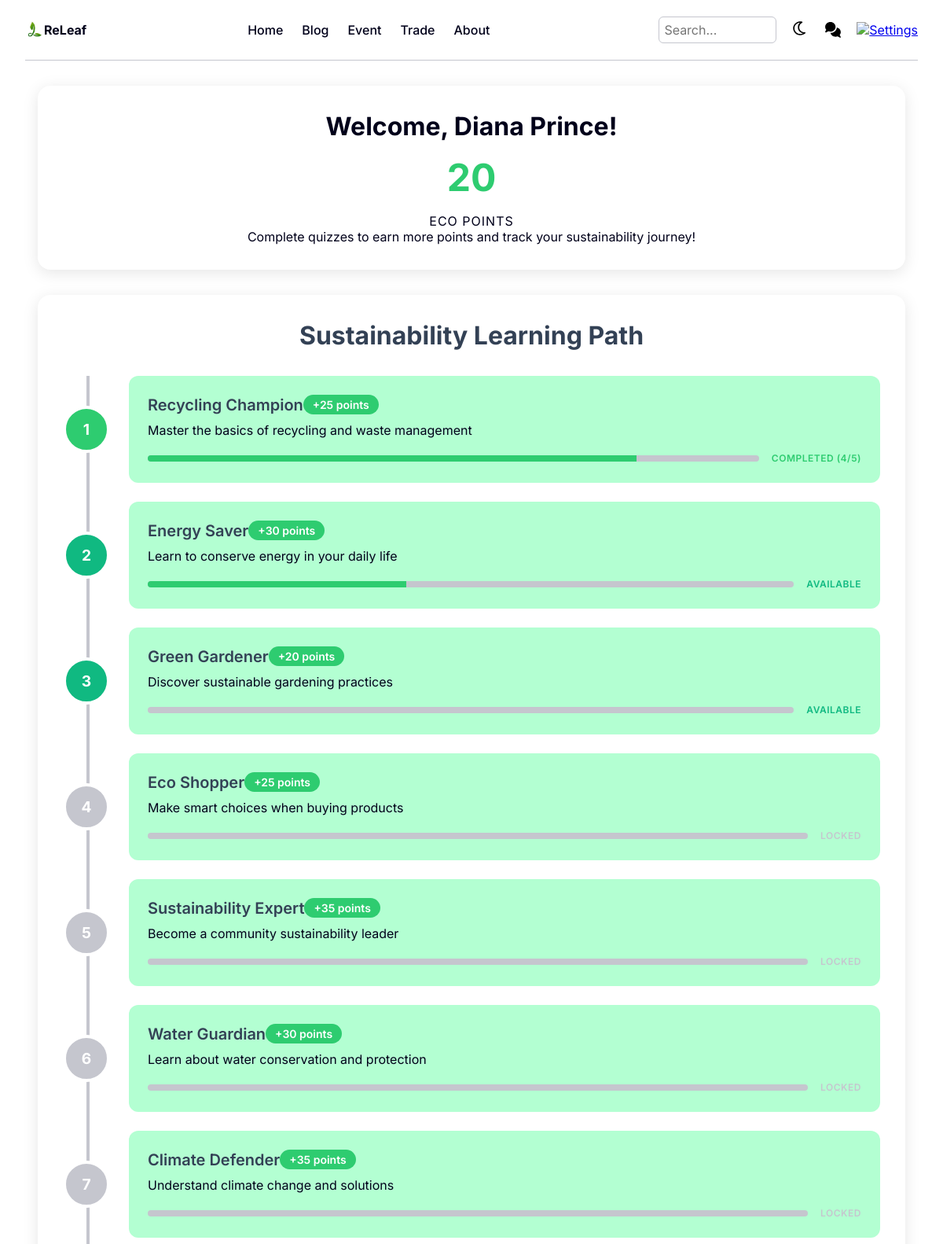
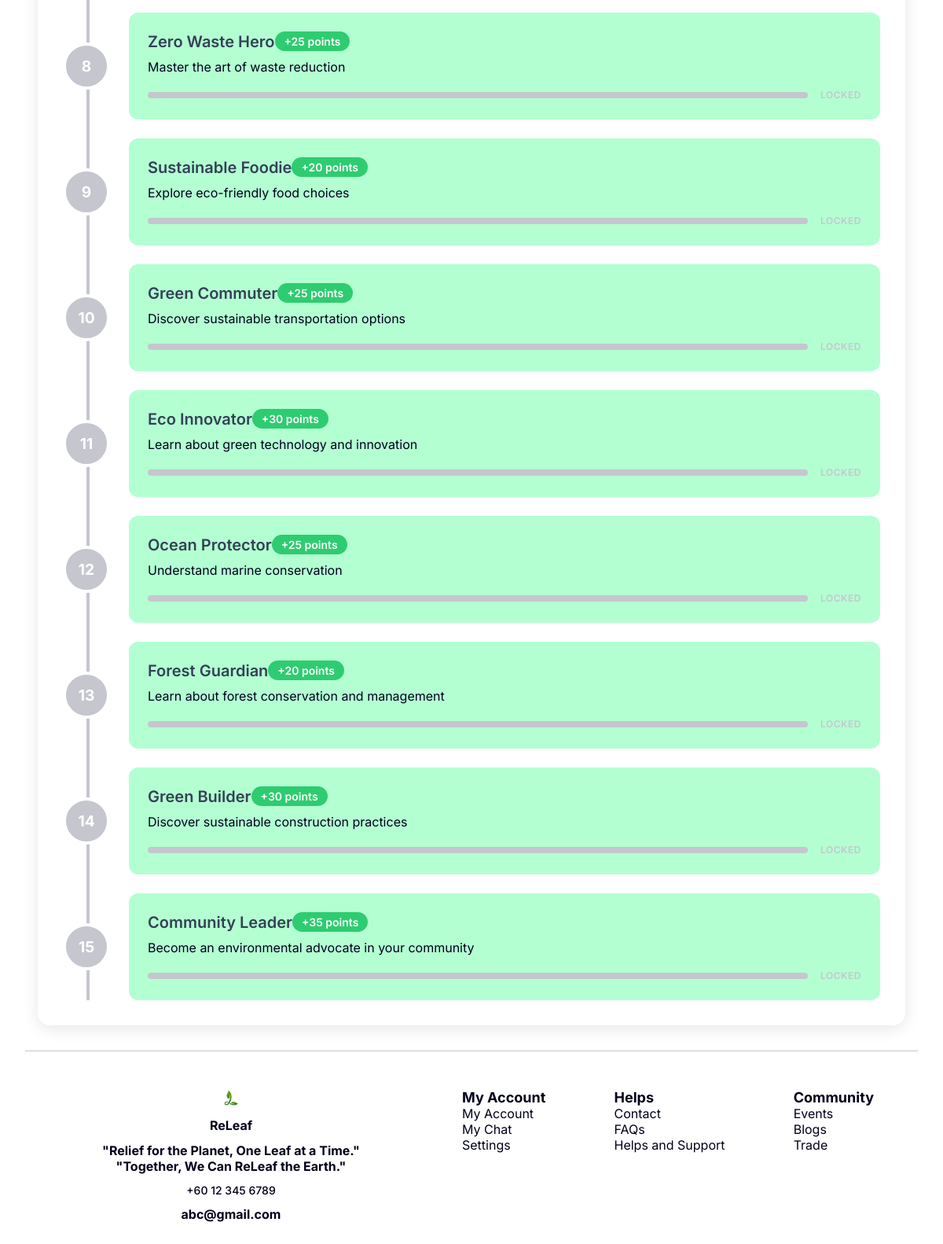
The page /pages/MemberPages/mQuiz.php (signed in) on the database its author committed (2 pictures, top to bottom).
### tables this page shows
CREATE TABLE `tblusers` (
  `userID` int(11) NOT NULL,
  `fullName` varchar(100) NOT NULL,
  `username` varchar(50) NOT NULL,
  `gender` enum('male','female','other','null') DEFAULT NULL,
  `email` varchar(100) NOT NULL,
  `password` varchar(60) NOT NULL,
  `bio` varchar(500) NOT NULL,
  `country` varchar(100) NOT NULL,
  `userType` enum('member','admin') NOT NULL,
  `point` int(50) UNSIGNED DEFAULT NULL,
  `tradesCompleted` int(11) DEFAULT 0,
  `lastLogin` datetime DEFAULT current_timestamp(),
  `createdAt` datetime DEFAULT current_timestamp()
);

CREATE TABLE `tblquiz_stages` (
  `stageID` int(11) NOT NULL,
  `stageName` varchar(100) NOT NULL,
  `stageOrder` int(11) NOT NULL,
  `description` text DEFAULT NULL,
  `points` int(11) DEFAULT 10,
  `unlocked` tinyint(1) DEFAULT 0
);

CREATE TABLE `tbluser_quiz_progress` (
  `progressID` int(11) NOT NULL,
  `userID` int(11) DEFAULT NULL,
  `stageID` int(11) DEFAULT NULL,
  `score` int(11) DEFAULT 0,
  `completed` tinyint(1) DEFAULT 0,
  `completedAt` timestamp NULL DEFAULT NULL
);

### pages/MemberPages/mQuiz.php (the view, shortened to what this page needs)
<?php
    include("../../php/sessionCheck.php");
    $userID = $_SESSION['userID'];
    $userQuery = "SELECT fullName, username, point FROM tblusers WHERE userID = '$userID'";
    $userResult = mysqli_query($connection, $userQuery);
    $userData = mysqli_fetch_assoc($userResult);
    $stagesQuery = "SELECT stageID, stageName, stageOrder, description, points FROM tblquiz_stages ORDER BY stageOrder";
    $stagesResult = mysqli_query($connection, $stagesQuery);
    $stages = [];
    while ($row = mysqli_fetch_assoc($stagesResult)) {
        $stages[] = $row;
    }
    $progressQuery = "SELECT stageID, score, completed FROM tbluser_quiz_progress WHERE userID = '$userID'";
    $progressResult = mysqli_query($connection, $progressQuery);
    $userProgress = [];
    while ($row = mysqli_fetch_assoc($progressResult)) {
        $userProgress[$row['stageID']] = $row;
    }
?>
<!DOCTYPE html>
<html lang="en">
    <head>
        <link rel="stylesheet" href="../../style/style.css">
    </head>
    <body>
        <header>
            <section class="c-logo-section">
                <a href="../../pages/MemberPages/memberIndex.php" class="c-logo-link">
                    <img src="../../assets/images/Logo.png" alt="Logo" class="c-logo">
                    <div class="c-text">ReLeaf</div>
                </a>
            </section>
            <nav class="c-navbar-desktop">
                <a href="../../pages/MemberPages/memberIndex.php">Home</a>
                <a href="../../pages/CommonPages/mainBlog.php">Blog</a>
                <a href="../../pages/CommonPages/mainEvent.php">Event</a>
                <a href="../../pages/CommonPages/mainTrade.php" class="active">Trade</a>
                <a href="../../pages/CommonPages/aboutUs.php">About</a>
            </nav>
            <section class="c-navbar-more">
                <input type="text" placeholder="Search..." id="searchBar" class="search-bar">
                <button id="themeToggle2">
                    <img src="../../assets/images/light-mode-icon.svg" alt="Light Mode Icon">
                </button>
                <a href="../../pages/MemberPages/mChat.php" class="c-chatbox" id="chatboxDesktop">
                    <img src="../../assets/images/chat-light.svg" alt="Chatbox" id="chatImg">
                </a>
                <a href="../../pages/MemberPages/mSetting.php">
                    <img src="../../assets/images/setting-light.svg" alt="Settings" id="settingImg">
                </a>
            </section>
        </header>
        <hr>
        <main class="content" id="content">
            <div class="quiz-dashboard">
                <div class="user-info-card">
                    <h1 class="c-heading-2">Welcome, <?php echo htmlspecialchars($userData['fullName']); ?>!</h1>
                    <div class="user-points"><?php echo number_format($userData['point']); ?></div>
                    <div class="points-label">Eco Points</div>
                    <p>Complete quizzes to earn more points and track your sustainability journey!</p>
                </div>
                <div class="roadmap-container">
                    <h2 class="roadmap-title c-heading-2">Sustainability Learning Path</h2>
                    <div class="roadmap">
                        <?php foreach ($stages as $index => $stage):
                            $stageProgress = isset($userProgress[$stage['stageID']]) ? $userProgress[$stage['stageID']] : null;
                            $isCompleted = $stageProgress && $stageProgress['completed'];
                            $isAvailable = $index === 0 || isset($userProgress[$stages[$index-1]['stageID']]);
                            $score = $stageProgress ? $stageProgress['score'] : 0;
                            $maxScore = 5;
                            $percentage = $score > 0 ? ($score / $maxScore) * 100 : 0;
                        ?>
                        <div class="roadmap-stage">
                            <div class="stage-indicator <?php echo $isCompleted ? 'completed' : ($isAvailable ? 'available' : 'locked'); ?>"
                                 <?php if ($isAvailable): ?>onclick="startStage(<?php echo $stage['stageID']; ?>)"<?php endif; ?>>
                                <?php echo $stage['stageOrder']; ?>
                            </div>
                            <div class="stage-content <?php echo $isAvailable ? 'available' : ''; ?>"
                                 <?php if ($isAvailable): ?>onclick="startStage(<?php echo $stage['stageID']; ?>)"<?php endif; ?>>
                                <div class="stage-header">
                                    <h3 class="stage-name"><?php echo htmlspecialchars($stage['stageName']); ?></h3>
                                    <div class="stage-points">+<?php echo $stage['points']; ?> points</div>
                                </div>
                                <p class="stage-description"><?php echo htmlspecialchars($stage['description']); ?></p>
                                <div class="stage-progress">
                                    <div class="progress-bar">
                                        <div class="progress-fill" style="width: <?php echo $percentage; ?>%"></div>
                                    </div>
                                    <div class="stage-status <?php echo $isCompleted ? 'status-completed' : ($isAvailable ? 'status-available' : 'status-locked'); ?>">
                                        <?php if ($isCompleted): ?>
                                            Completed (<?php echo $score; ?>/<?php echo $maxScore; ?>)
                                        <?php elseif ($isAvailable): ?>
                                            Available
                                        <?php else: ?>
                                            Locked
                                        <?php endif; ?>
                                    </div>
                                </div>
                            </div>
                        </div>
                        <?php endforeach; ?>
                    </div>
                </div>
            </div>
        </main>
        <hr>
        <footer>
            <section class="c-footer-info-section">
                <img src="../../assets/images/Logo.png" alt="Logo" class="c-logo">
                <div class="c-text">ReLeaf</div>
                <div class="c-text c-text-center">
                    "Relief for the Planet, One Leaf at a Time."
                    <br>
                    "Together, We Can ReLeaf the Earth."
                </div>
                <div class="c-text c-text-label">
                    +60 12 345 6789
                </div>
                <div class="c-text">
                    abc@gmail.com
                </div>
            </section>
            <section class="c-footer-links-section">
                <div>
                    <b>My Account</b><br>
                    <a href="../../pages/MemberPages/mProfile.php">My Account</a><br>
                    <a href="../../pages/MemberPages/mChat.php">My Chat</a><br>
                    <a href="../../pages/MemberPages/mSetting.php">Settings</a>
                </div>
                <div>
                    <b>Helps</b><br>
                    <a href="../../pages/CommonPages/aboutUs.php">Contact</a><br>
                    <a href="../../pages/CommonPages/mainFAQ.php">FAQs</a><br>
                    <a href="../../pages/MemberPages/mContactSupport.php">Helps and Support</a>
                </div>
                <div>
                    <b>Community</b><br>
                    <a href="../../pages/CommonPages/mainEvent.php">Events</a><br>
                    <a href="../../pages/CommonPages/mainBlog.php">Blogs</a><br>
                    <a href="../../pages/CommonPages/mainTrade.php">Trade</a>
                </div>
            </section>
        </footer>
    </body>
</html>

### style/style.css (style rules this page uses)
:root { --MainGreen: hsl(145, 63%, 49%); --LightGreen: hsl(145, 100%, 85%); --White: hsl(0, 0%, 100%); --Black: hsl(240, 100%, 5%); --Gray: hsl(233, 8%, 79%); --Red: hsl(0, 100%, 50%); --side-nav-bar-width: 350px; --bg-color: var(--White); --sec-bg-color: var(--LightGreen); --text-color: var(--Black); --Yellow: hsl(48, 100%, 50%); --LowRed: hsla(0, 100%, 50%, 0.5); --LowYellow: hsla(48, 100%, 49%, 0.5); --Orange: hsla(25, 95%, 53%, 1); --LowGreen: hsla(145, 63%, 49%, 0.5); --LowerGreen: hsla(145, 63%, 49%, 0.2); --DarkGray: hsla(145, 63%, 49%, 0.1); --DarkerGray: hsl(232, 6%, 24%); --bg-color-light:#f8fafc; --bg-color-light-2:#f1f5f9; --bg-color-light-3:#ecfdf5; --border-color:#e2e8f0; --text-color-2:#94a3b8; --text-heading:#334155; --btn-color:#10b981; --btn-color-hover:#059669; --list-color: rgba(239, 68, 68, 0.1); --list-color-2: rgba(239, 68, 68, 0.15); --list-color-3: #ef4444; --shadow-color: rgba(16, 185, 129, 0.15); }
* { max-width: 100vw; margin: 0; padding: 0; box-sizing: border-box; font-size: 14px; font-family: 'Inter', sans-serif; }
body { width: calc(100vw - 4rem); height: calc(100vh - 2rem); margin: 1rem 2rem; background-color: var(--bg-color); color: var(--text-color); overflow-x: hidden; }
header { display: flex; align-items: center; flex-direction: row; justify-content: space-between; margin-bottom: 1rem; }
button { cursor: pointer; background: none; border: none; }
footer { margin-top: 1rem; padding: 2rem 0; display: flex; flex-direction: column; gap: 2rem; }
hr { border: 0; height: 1px; width: 100%; background-color: var(--Gray); margin: 1rem auto; display: block; }
footer section:first-child { gap: 0.75rem; }
footer b { font-size: 1.125rem; font-weight: 700; color: var(--text-color); margin-bottom: 0.5rem; }
footer a { color: var(--text-color); text-decoration: none; font-size: 1rem; transition: color 0.2s ease; }
.search-bar { padding: 0.4rem; border: 1px solid var(--Gray); border-radius: 6px; font-size: 1rem; color: var(--text-color); background-color: var(--bg-color); }
@media (min-width: 900px) { .c-navbar-more .search-bar { width: 180px; } }
@media (min-width: 760px) { .c-navbar-more .search-bar { width: 150px; } }
.c-heading-2 { font-size: 2rem; font-weight: 700; }
.c-text { color: var(--text-color); }
.c-text-center { text-align: center; }
.c-text-label { font-size: 0.875rem; font-weight: 500; }
.c-logo-section { display: flex; align-items: center; gap: 0.5rem; font-size: 1.25rem; font-weight: 700; color: var(--Black); cursor: pointer; }
.c-logo { width: 1.5rem; }
.c-logo-link { text-decoration: none; color: inherit; display: flex; align-items: center; }
.c-footer-info-section { display: flex; align-items: center; gap: 0.5rem; font-size: 1.25rem; font-weight: 700; color: var(--Black); cursor: pointer; }
.c-footer-info-section { display: flex; align-items: center; flex-direction: column; gap: 1rem; }
.c-footer-links-section { display: flex; flex-direction: row; width: 100%; justify-content: space-between; flex-wrap: wrap; gap: 1.5rem; }
.c-footer-links-section div > * { margin-bottom: 0.8rem; }
.c-navbar-desktop { display: none; align-items: center; justify-content: space-between; padding: 0.75rem 1rem; }
.c-navbar-desktop a { margin: 0 0.75rem; font-size: 1rem; font-weight: 500; color: var(--text-color); cursor: pointer; transition: color 0.2s ease; text-decoration: none; }
.c-navbar-more { display: none; }
.c-navbar-more { font-size: 1.25rem; color: var(--Black); cursor: pointer; align-items: center; justify-content: center; }
.c-navbar-more *, .c-navbar-side-more * { margin-left: 0.6rem; }
.c-navbar-more img, .c-navbar-more a img { width: 1.4rem; }
@media (min-width: 760px) { * { font-size: 16px; } }
@media (min-width: 760px) { footer { width: 90vw; flex-direction: row; flex-wrap: wrap; justify-content: space-between; } }
@media (min-width: 760px) { footer section { flex: 1; min-width: 45%; margin-bottom: 1.5rem; } }
@media (min-width: 760px) { .c-navbar-desktop { display: flex; } }
@media (min-width: 760px) { .c-navbar-more { display: flex; } }
@media (min-width: 1150px) { * { font-size: 16px; } }
@media (min-width: 1150px) { footer section { flex: 1; min-width: auto; margin-bottom: 0; } }
@media (min-width: 1150px) { .c-navbar-desktop { display: flex; } }
@media (min-width: 1150px) { .c-navbar-more { display: flex; } }
.c-chatbox { position: relative; display: inline-flex; max-height: 45px; }
.content { display: block; }

### rows shown on the page
tblusers: fullName "Diana Prince", point "20"
tblquiz_stages: stageOrder "1", stageName "Recycling Champion", points "25", description "Master the basics of recycling and waste management", stageID.score "4", maxScore "5"
tblquiz_stages: stageOrder "2", stageName "Energy Saver", points "30", description "Learn to conserve energy in your daily life", $percentage 40 (drawn), shows "AVAILABLE"
tblquiz_stages: stageOrder "3", stageName "Green Gardener", points "20", description "Discover sustainable gardening practices", shows "AVAILABLE"
tblquiz_stages: stageOrder "4", stageName "Eco Shopper", points "25", description "Make smart choices when buying products", shows "LOCKED"
tblquiz_stages: stageOrder "5", stageName "Sustainability Expert", points "35", description "Become a community sustainability leader", shows "LOCKED"
tblquiz_stages: stageOrder "6", stageName "Water Guardian", points "30", description "Learn about water conservation and protection", shows "LOCKED"
tblquiz_stages: stageOrder "7", stageName "Climate Defender", points "35", description "Understand climate change and solutions", shows "LOCKED"
tblquiz_stages: stageOrder "8", stageName "Zero Waste Hero", points "25", description "Master the art of waste reduction", shows "LOCKED"
tblquiz_stages: stageOrder "9", stageName "Sustainable Foodie", points "20", description "Explore eco-friendly food choices", shows "LOCKED"
tblquiz_stages: stageOrder "10", stageName "Green Commuter", points "25", description "Discover sustainable transportation options", shows "LOCKED"
tblquiz_stages: stageOrder "11", stageName "Eco Innovator", points "30", description "Learn about green technology and innovation", shows "LOCKED"
tblquiz_stages: stageOrder "12", stageName "Ocean Protector", points "25", description "Understand marine conservation", shows "LOCKED"
tblquiz_stages: stageOrder "13", stageName "Forest Guardian", points "20", description "Learn about forest conservation and management", shows "LOCKED"
tblquiz_stages: stageOrder "14", stageName "Green Builder", points "30", description "Discover sustainable construction practices", shows "LOCKED"
tblquiz_stages: stageOrder "15", stageName "Community Leader", points "35", description "Become an environmental advocate in your community", shows "LOCKED"
